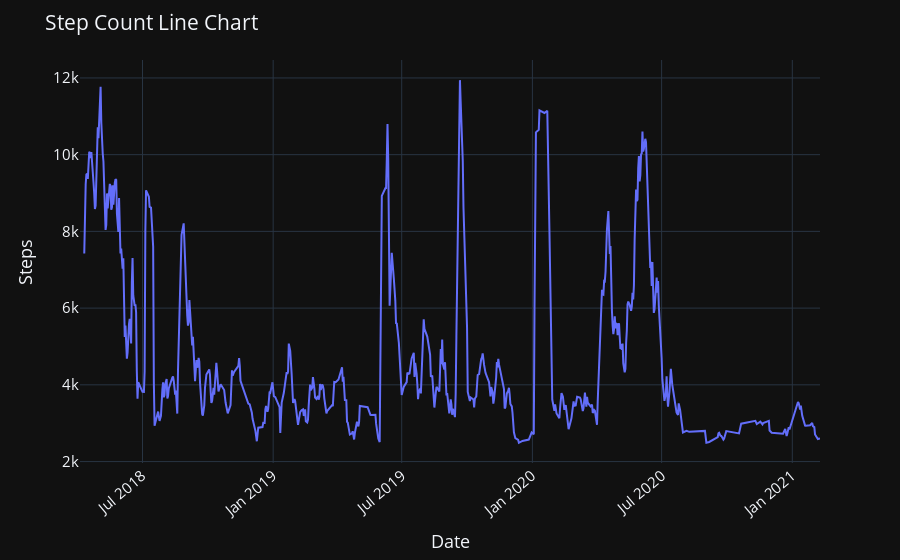

Notebook code cell kept with this figure:
### Code cell
fig = px.line(df["Step count"].rolling(window=7).mean())

fig.update_layout(
    title = "Step Count Line Chart",
    yaxis_title='Steps',
    xaxis_tickangle=-40,
    font=dict(size=15),
    showlegend=False
)

fig.layout.template = 'plotly_dark'


fig.show();

### Figure 1 — Plotly figure (JSON) as saved in the notebook; plotly's stock layout.template omitted (floating-point values rounded to 4 significant figures; data arrays with more than 128 entries replaced by an {"elided": "..."} marker saying what was removed)
{"data": [{"hovertemplate": "variable=Step count<br>Date=%{x}<br>value=%{y}<extra></extra>", "legendgroup": "Step count", "line": {"color": "#636efa", "dash": "solid"}, "mode": "lines", "name": "Step count", "orientation": "v", "showlegend": true, "type": "scatter", "x": {"elided": "621 str values"}, "xaxis": "x", "y": {"elided": "621 float values"}, "yaxis": "y"}], "layout": {"font": {"size": 15}, "legend": {"title": {"text": "variable"}, "tracegroupgap": 0}, "margin": {"t": 60}, "showlegend": false, "title": {"text": "Step Count Line Chart"}, "xaxis": {"anchor": "y", "domain": [0, 1], "tickangle": -40, "title": {"text": "Date"}}, "yaxis": {"anchor": "x", "domain": [0, 1], "title": {"text": "Steps"}}}}
